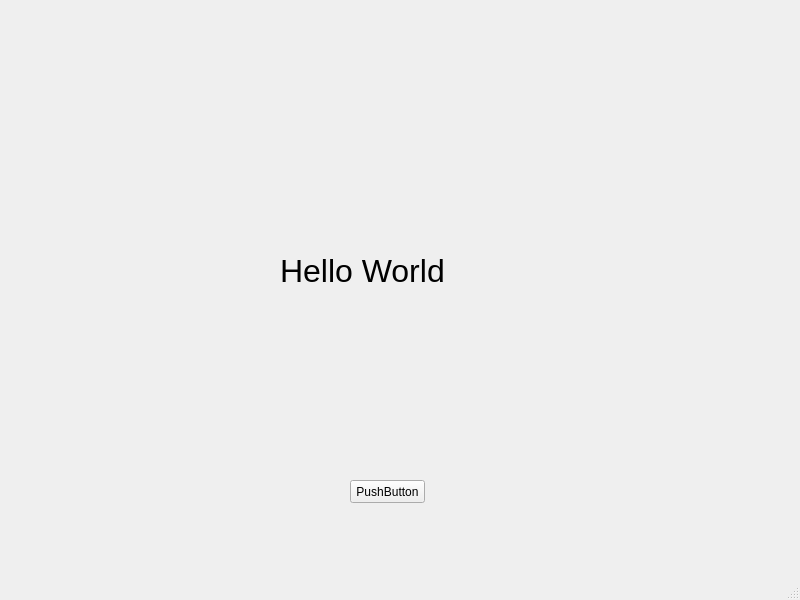
<?xml version="1.0" encoding="UTF-8"?>
<ui version="4.0">
 <class>MainWindow</class>
 <widget class="QMainWindow" name="MainWindow">
  <property name="geometry">
   <rect>
    <x>0</x>
    <y>0</y>
    <width>800</width>
    <height>600</height>
   </rect>
  </property>
  <property name="windowTitle">
   <string>MainWindow</string>
  </property>
  <widget class="QWidget" name="centralwidget">
   <widget class="QPushButton" name="pushButton">
    <property name="geometry">
     <rect>
      <x>350</x>
      <y>480</y>
      <width>75</width>
      <height>23</height>
     </rect>
    </property>
    <property name="text">
     <string>PushButton</string>
    </property>
   </widget>
   <widget class="QLabel" name="label">
    <property name="geometry">
     <rect>
      <x>280</x>
      <y>240</y>
      <width>211</width>
      <height>61</height>
     </rect>
    </property>
    <property name="font">
     <font>
      <pointsize>24</pointsize>
     </font>
    </property>
    <property name="text">
     <string>Hello World</string>
    </property>
   </widget>
  </widget>
  <widget class="QMenuBar" name="menubar">
   <property name="geometry">
    <rect>
     <x>0</x>
     <y>0</y>
     <width>800</width>
     <height>21</height>
    </rect>
   </property>
  </widget>
  <widget class="QStatusBar" name="statusbar"/>
 </widget>
 <resources/>
 <connections/>
</ui>
